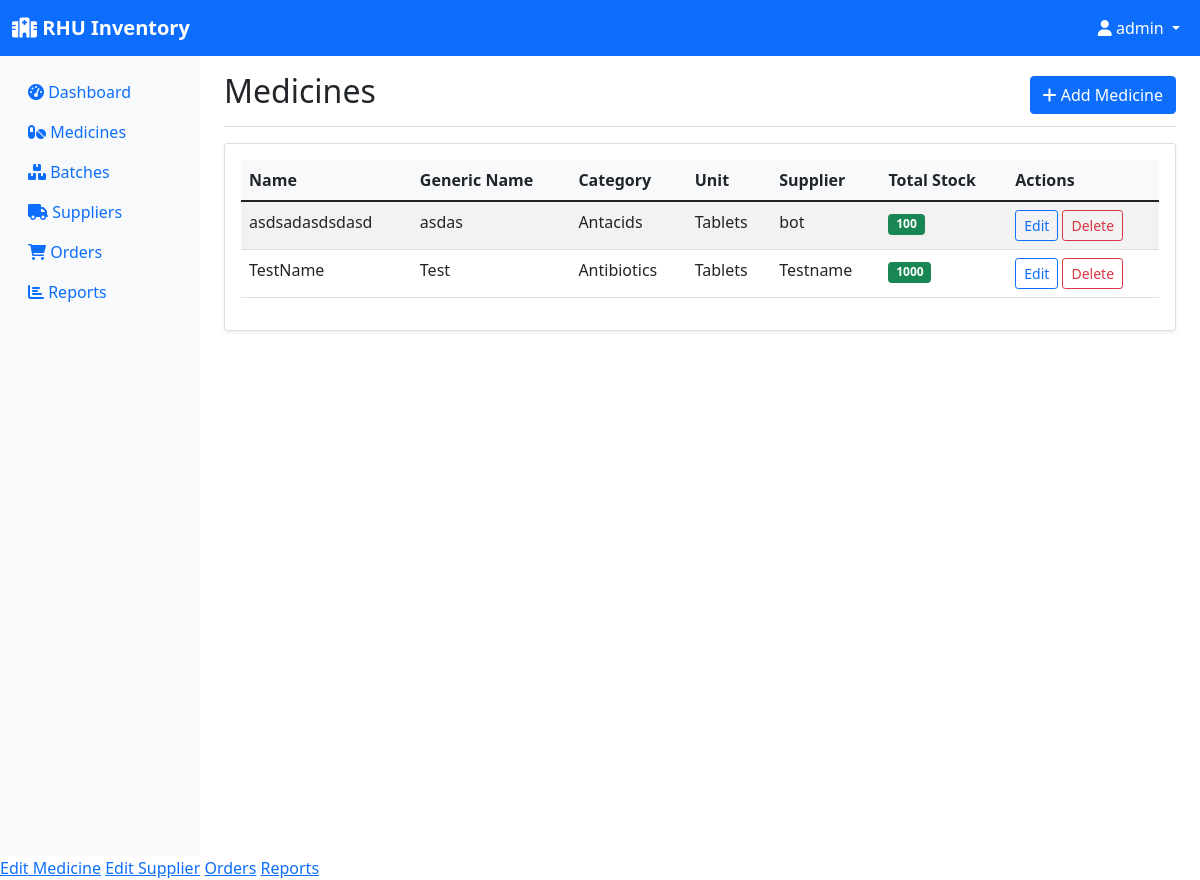
Page /inventory (signed in) on the committed database.
### models.py (models this page shows, shortened)
class User(UserMixin, db.Model):
    id = db.Column(db.Integer, primary_key=True)
    username = db.Column(db.String(150), unique=True, nullable=False)
    password = db.Column(db.String(256), nullable=False)
    role = db.Column(db.String(20), nullable=False, default='employee')  # pharmacist, manager, assistant
    email = db.Column(db.String(120), unique=True, nullable=False)
    created_at = db.Column(db.DateTime, default=datetime.utcnow)

class Medicine(db.Model):
    id = db.Column(db.Integer, primary_key=True)
    name = db.Column(db.String(100), nullable=False)
    generic_name = db.Column(db.String(100))
    category = db.Column(db.String(50))
    unit = db.Column(db.String(20))  # e.g., tablets, bottles, etc.
    supplier_id = db.Column(db.Integer, db.ForeignKey('supplier.id'), nullable=False)
    created_at = db.Column(db.DateTime, default=datetime.utcnow)
    batches = db.relationship('Batch', backref='medicine', lazy=True)
    order_items = db.relationship('OrderItem', backref='medicine', lazy=True)
    @property
    def total_quantity(self):
        return sum(batch.quantity for batch in self.batches)

class Supplier(db.Model):
    id = db.Column(db.Integer, primary_key=True)
    name = db.Column(db.String(100), nullable=False)
    contact_person = db.Column(db.String(100))
    phone = db.Column(db.String(20))
    email = db.Column(db.String(120))
    address = db.Column(db.String(200))
    created_at = db.Column(db.DateTime, default=datetime.utcnow)
    medicines = db.relationship('Medicine', backref='supplier', lazy=True)
    orders = db.relationship('Order', backref='supplier', lazy=True)

class Batch(db.Model):
    id = db.Column(db.Integer, primary_key=True)
    batch_number = db.Column(db.String(50), nullable=False)
    medicine_id = db.Column(db.Integer, db.ForeignKey('medicine.id'), nullable=False)
    quantity = db.Column(db.Integer, nullable=False)
    expiration_date = db.Column(db.Date, nullable=False)
    manufacturing_date = db.Column(db.Date)
    unit_price = db.Column(db.Float)
    created_at = db.Column(db.DateTime, default=datetime.utcnow)
    transactions = db.relationship('StockTransaction', backref='batch', lazy=True)

### app.py (the view)
@app.route('/inventory')
@login_required
def inventory():
    medicines = Medicine.query.all()
    return render_template('inventory.html', medicines=medicines)

### app.py (called while the page is built)
@login_manager.user_loader
def load_user(user_id):
    return User.query.get(int(user_id))

### templates/inventory.html (shortened to what this page needs)
{% extends "base.html" %}
{% block content %}
<div class="d-flex justify-content-between flex-wrap flex-md-nowrap align-items-center pt-3 pb-2 mb-3 border-bottom">
    <h1 class="h2">Medicines</h1>
    {% if current_user.role != 'employee' %}
    <a href="{{ url_for('add_medicine') }}" class="btn btn-primary">
        <i class="fas fa-plus"></i> Add Medicine
    </a>
    {% endif %}
</div>
<div class="card">
    <div class="card-body">
        {% if medicines %}
        <div class="table-responsive">
            <table class="table table-striped">
                <thead>
                    <tr>
                        <th>Name</th>
                        <th>Generic Name</th>
                        <th>Category</th>
                        <th>Unit</th>
                        <th>Supplier</th>
                        <th>Total Stock</th>
                        <th>Actions</th>
                    </tr>
                </thead>
                <tbody>
                    {% for medicine in medicines %}
                    <tr>
                        <td>{{ medicine.name }}</td>
                        <td>{{ medicine.generic_name or '-' }}</td>
                        <td>{{ medicine.category or '-' }}</td>
                        <td>{{ medicine.unit or '-' }}</td>
                        <td>{{ medicine.supplier.name }}</td>
                        <td>
                            <span class="badge bg-{{ 'danger' if medicine.total_quantity <= 10 else 'success' }}">
                                {{ medicine.total_quantity }}
                            </span>
                        </td>
                        <td>
                            {% if current_user.role != 'employee' %}
                                <a href="{{ url_for('edit_medicine', id=medicine.id) }}" class="btn btn-sm btn-outline-primary">
                                    Edit
                                </a>
                            {% endif %}
                            <form method="POST" action="{{ url_for('delete_medicine', id=medicine.id) }}" class="d-inline"
                                  onsubmit="return confirm('Are you sure you want to delete this medicine?');">
                                {% if current_user.role == 'admin' %}
                                    <button type="submit" class="btn btn-sm btn-outline-danger">Delete</button>
                                {% endif %}
                            </form>
                        </td>
                    </tr>
                    {% endfor %}
                </tbody>
            </table>
        </div>
        {% else %}
        <div class="text-center py-4">
            <i class="fas fa-pills fa-3x text-muted mb-3"></i>
            <p class="text-muted">No medicines found. <a href="{{ url_for('add_medicine') }}">Add your first medicine</a>.</p>
        </div>
        {% endif %}
    </div>
</div>
{% endblock %}

### templates/base.html (shortened to what this page needs)
<!DOCTYPE html>
<html lang="en">
<head>
    <link href="https://cdn.jsdelivr.net/npm/bootstrap@5.1.3/dist/css/bootstrap.min.css" rel="stylesheet">
    <link href="https://cdnjs.cloudflare.com/ajax/libs/font-awesome/6.0.0/css/all.min.css" rel="stylesheet">
</head>
<body>
    <nav class="navbar navbar-expand-lg navbar-dark bg-primary">
        <div class="container-fluid">
            <a class="navbar-brand" href="{{ url_for('dashboard') }}">
                <i class="fas fa-hospital"></i> RHU Inventory
            </a>
            {% if current_user.is_authenticated %}
            <div class="navbar-nav ms-auto">
                <div class="nav-item dropdown">
                    <a class="nav-link dropdown-toggle text-white" href="#" id="navbarDropdown" role="button" data-bs-toggle="dropdown">
                        <i class="fas fa-user"></i> {{ current_user.username }}
                    </a>
                </div>
            </div>
            {% endif %}
        </div>
    </nav>
    <div class="container-fluid">
        <div class="row">
            {% if current_user.is_authenticated %}
            <nav class="col-md-3 col-lg-2 d-md-block sidebar collapse">
                <div class="position-sticky pt-3">
                    <ul class="nav flex-column">
                        <li class="nav-item">
                            <a class="nav-link" href="{{ url_for('dashboard') }}">
                                <i class="fas fa-tachometer-alt"></i> Dashboard
                            </a>
                        </li>
                        <li class="nav-item">
                            <a class="nav-link" href="{{ url_for('inventory') }}">
                                <i class="fas fa-pills"></i> Medicines
                            </a>
                        </li>
                        <li class="nav-item">
                            <a class="nav-link" href="{{ url_for('batches') }}">
                                <i class="fas fa-boxes"></i> Batches
                            </a>
                        </li>
                        <li class="nav-item">
                            <a class="nav-link" href="{{ url_for('suppliers') }}">
                                <i class="fas fa-truck"></i> Suppliers
                            </a>
                        </li>
                        <li class="nav-item">
                            <a class="nav-link" href="{{ url_for('orders') }}">
                                <i class="fas fa-shopping-cart"></i> Orders
                            </a>
                        </li>
                        <li class="nav-item">
                            <a class="nav-link" href="{{ url_for('reports') }}">
                                <i class="fas fa-chart-bar"></i> Reports
                            </a>
                        </li>
                    </ul>
                </div>
            </nav>
            {% endif %}
            <main class="{% if current_user.is_authenticated %}col-md-9 ms-sm-auto col-lg-10 px-md-4{% else %}col-12{% endif %}">
                {% block content %}{% endblock %}
            </main>
        </div>
    </div>
    {% if current_user.is_authenticated %}
        {% if current_user.role == 'admin' %}
            <a href="{{ edit_medicine_url }}">Edit Medicine</a>
            <a href="{{ edit_supplier_url }}">Edit Supplier</a>
            <a href="{{ orders_url }}">Orders</a>
            <a href="{{ reports_url }}">Reports</a>
        {% elif current_user.role == 'sub-admin' %}
            <a href="{{ edit_medicine_url }}">Edit Medicine</a>
            <a href="{{ edit_supplier_url }}">Edit Supplier</a>
            <a href="{{ orders_url }}">Orders</a>
        {% elif current_user.role == 'employee' %}
            <a href="{{ orders_url }}">Orders</a>
            <a href="{{ reports_url }}">Reports</a>
        {% endif %}
    {% endif %}
</body>
</html>

### templates/base.html (style rules this page uses)
.sidebar { min-height: 100vh; background-color: #f8f9fa; }
.navbar-brand { font-weight: bold; }
.card { box-shadow: 0 0.125rem 0.25rem rgba(0, 0, 0, 0.075); border: 1px solid rgba(0, 0, 0, 0.125); }
.btn-sm { padding: 0.25rem 0.5rem; font-size: 0.875rem; }
.table th { background-color: #f8f9fa; border-top: none; }

### rows in the picture
User: username "admin"
Medicine: name "asdsadasdsdasd", generic_name "asdas", category "Antacids", unit "Tablets", supplier.name "bot", total_quantity "100"
Medicine: name "TestName", generic_name "Test", category "Antibiotics", unit "Tablets", supplier.name "Testname", total_quantity "1000"
